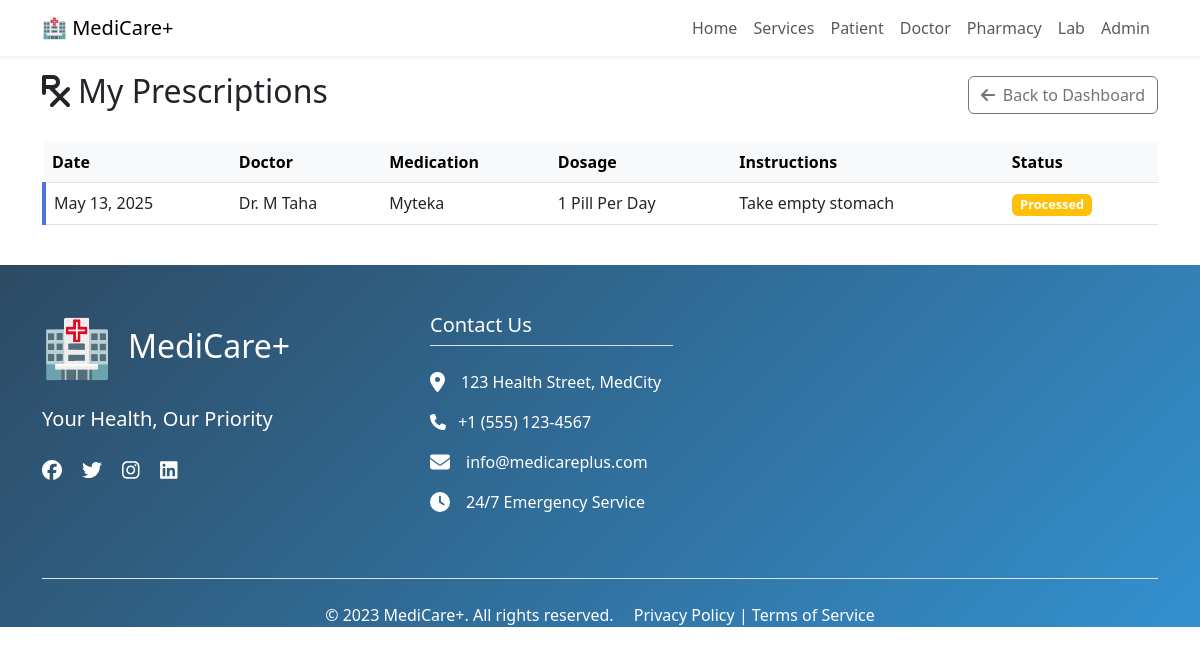
The page /panels/patient/view-prescriptions.php (signed in) on the database its author committed.
### tables this page shows
CREATE TABLE `prescriptions` (
  `id` int(11) NOT NULL,
  `doctor_id` int(11) NOT NULL,
  `patient_id` int(11) NOT NULL,
  `diagnosis_id` int(11) DEFAULT NULL,
  `appointment_id` int(11) DEFAULT NULL,
  `medication` text NOT NULL,
  `dosage` text NOT NULL,
  `instructions` text NOT NULL,
  `created_at` timestamp NOT NULL DEFAULT current_timestamp(),
  `status` varchar(20) DEFAULT 'pending',
  `delivery_status` varchar(20) DEFAULT NULL,
  `pharmacy_id` int(11) DEFAULT NULL,
  `is_digital` tinyint(1) DEFAULT 0,
  `file_path` varchar(255) DEFAULT NULL
);

### panels/patient/view-prescriptions.php (the view, shortened to what this page needs)
<?php
try {
    $pdo = new PDO(
        'mysql:host=localhost;dbname=healthcare-db',
        'root',
        '',
        [
            PDO::ATTR_ERRMODE => PDO::ERRMODE_EXCEPTION,
            PDO::ATTR_DEFAULT_FETCH_MODE => PDO::FETCH_ASSOC
        ]
    );
    $stmt = $pdo->prepare("
        SELECT p.*, CONCAT(u.first_name, ' ', u.last_name) AS doctor_name
        FROM prescriptions p
        JOIN user u ON p.doctor_id = u.id
        WHERE p.patient_id = ?
        ORDER BY p.created_at DESC
    ");
    $stmt->execute([$_SESSION['user_id']]);
    $prescriptions = $stmt->fetchAll();
} catch (PDOException $e) {
    die("Database error: " . $e->getMessage());
}
?>
<!DOCTYPE html>
<html lang="en">
<head>
    <link href="https://cdn.jsdelivr.net/npm/bootstrap@5.3.0/dist/css/bootstrap.min.css" rel="stylesheet">
</head>
<body>
    <?php include '../../includes/navbar.php'; ?>
    <div class="container mt-5 py-4">
        <div class="d-flex justify-content-between align-items-center mb-4">
            <h2><i class="fas fa-prescription me-2"></i>My Prescriptions</h2>
            <a href="dashboard.php" class="btn btn-outline-secondary">
                <i class="fas fa-arrow-left me-1"></i> Back to Dashboard
            </a>
        </div>
        <?php if (empty($prescriptions)): ?>
            <div class="alert alert-info">
                <i class="fas fa-info-circle me-2"></i>No prescriptions found.
            </div>
        <?php else: ?>
            <div class="table-responsive">
                <table class="table table-hover">
                    <thead class="table-light">
                        <tr>
                            <th>Date</th>
                            <th>Doctor</th>
                            <th>Medication</th>
                            <th>Dosage</th>
                            <th>Instructions</th>
                            <th>Status</th>
                        </tr>
                    </thead>
                    <tbody>
                        <?php foreach ($prescriptions as $prescription): ?>
                        <tr class="prescription-card">
                            <td><?= htmlspecialchars(date('M j, Y', strtotime($prescription['created_at']))) ?></td>
                            <td>Dr. <?= htmlspecialchars($prescription['doctor_name']) ?></td>
                            <td><?= htmlspecialchars($prescription['medication']) ?></td>
                            <td><?= htmlspecialchars($prescription['dosage']) ?></td>
                            <td><?= htmlspecialchars($prescription['instructions']) ?></td>
                            <td>
                                <span class="badge bg-<?= $prescription['status'] === 'filled' ? 'success' : 'warning' ?> badge-status">
                                    <?= ucfirst($prescription['status'] ?? 'pending') ?>
                                </span>
                            </td>
                        </tr>
                        <?php endforeach; ?>
                    </tbody>
                </table>
            </div>
        <?php endif; ?>
    </div>
    <?php include '../../includes/footer.php'; ?>
</body>
</html>

### panels/patient/view-prescriptions.php (style rules this page uses)
.prescription-card { border-left: 4px solid #4e73df; transition: all 0.3s; }
.badge-status { font-size: 0.8rem; padding: 0.35em 0.65em; }

### rows shown on the page
prescriptions: created_at "May 13, 2025", doctor_name "M Taha", medication "Myteka", dosage "1 Pill Per Day", instructions "Take empty stomach", status "Processed"
